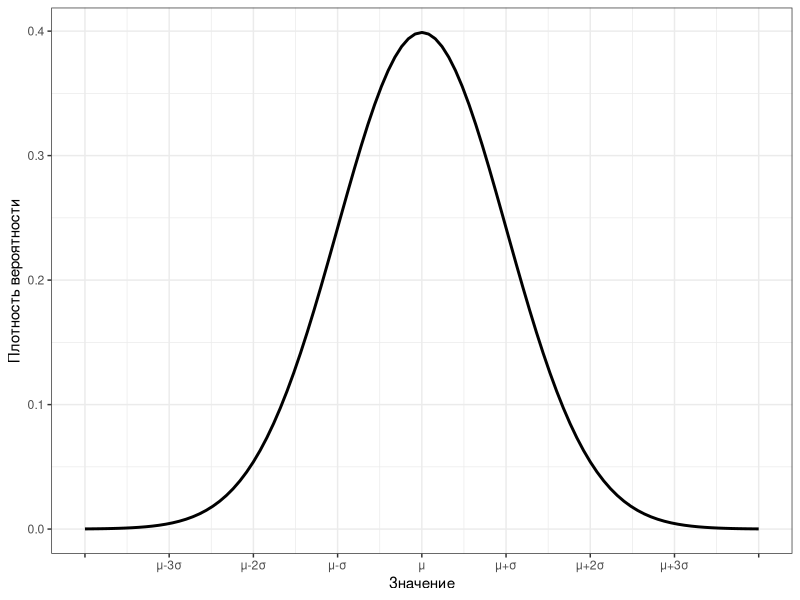
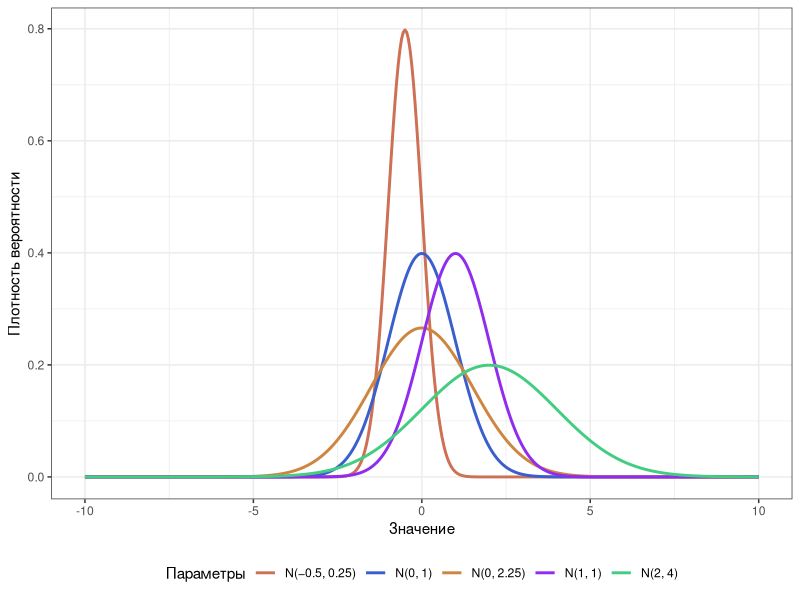

The R source for these figures, in order:
## ---- chunk 1
knitr::opts_chunk$set(echo = FALSE, eval = TRUE, warning = FALSE, message = FALSE, error = FALSE)
## ---- chunk 2
library(tidyverse)
theme_set(theme_bw())
theme_update(legend.position = "bottom")
## ---- chunk 3
ggplot() +
  geom_function(fun = dnorm, linewidth = 1) +
  scale_x_continuous(breaks = -4:4,
                     limits = c(-4, 4),
                     labels = c("",
                                "μ-3σ",
                                "μ-2σ",
                                "μ-σ",
                                "μ",
                                "μ+σ",
                                "μ+2σ",
                                "μ+3σ",
                                "")) +
  labs(x = "Значение", y = "Плотность вероятности")
## ---- chunk 4
tibble(
  x = seq(-10, 10, .05),
  "N(0, 1)" = dnorm(x, mean = 0, sd = 1),
  "N(−0.5, 0.25)" = dnorm(x, mean = -.5, sd = .5),
  "N(0, 2.25)" = dnorm(x, mean = 0, sd = 1.5),
  "N(1, 1)" = dnorm(x, mean = 1, sd = 1),
  "N(2, 4)" = dnorm(x, mean = 2, sd = 2)
) %>% 
  pivot_longer(cols = -x) %>% 
  ggplot(aes(x, value, color = name)) +
  geom_line(linewidth = 1) +
  scale_color_manual(values = c('salmon3', 
                                'royalblue3',
                                'tan3',
                                'purple2',
                                'seagreen3')) +
  labs(x = "Значение", y = "Плотность вероятности",
       color = "Параметры")
